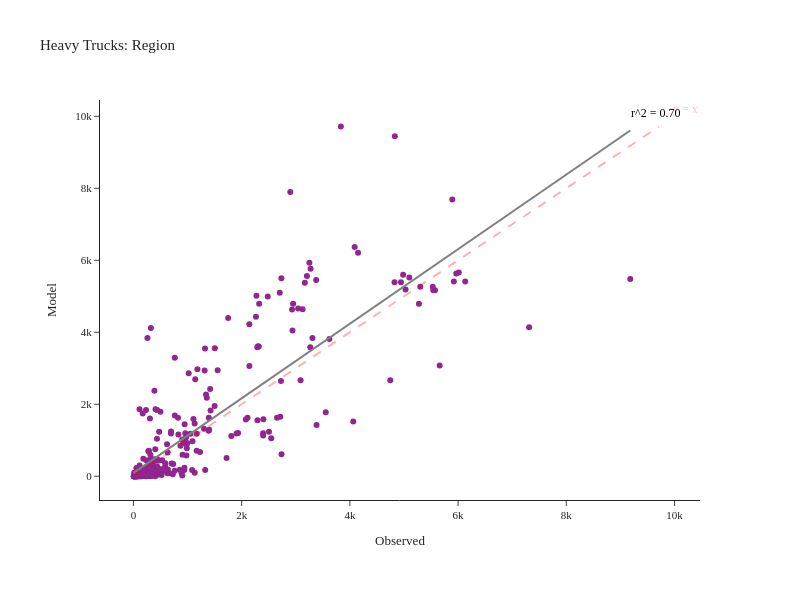

Notebook code for this chart:
### Code cell
fig = create_truck_chart(df_daily_heavy, 'Heavy')
fig.show()

### Figure 1 — Plotly figure (JSON) as saved in the notebook; plotly's stock layout.template omitted (floating-point values rounded to 4 significant figures; data arrays with more than 128 entries replaced by an {"elided": "..."} marker saying what was removed)
{"data": [{"customdata": {"elided": "348x2 str values"}, "hovertemplate": "Observed=%{x}<br>Model=%{y}<br>location=%{customdata[0]}<br>County=%{customdata[1]}<extra></extra>", "legendgroup": "", "line": {"color": "Grey", "width": 2}, "marker": {"color": "#91268F", "symbol": "circle"}, "mode": "markers", "name": "", "orientation": "v", "showlegend": false, "type": "scatter", "x": {"elided": "348 int values"}, "xaxis": "x", "y": {"elided": "348 int values"}, "yaxis": "y"}, {"hovertemplate": "Observed=%{x}<br>Model=%{y}<extra></extra>", "legendgroup": "", "line": {"color": "Grey", "dash": "solid", "width": 2}, "marker": {"symbol": "circle"}, "mode": "lines", "name": "", "orientation": "v", "showlegend": false, "type": "scatter", "x": [0.0, 92.76, 185.5, 278.3, 371.0, 463.8, 556.5, 649.3, 742.1, 834.8, 927.6, 1020.0, 1113.0, 1206.0, 1299.0, 1391.0, 1484.0, 1577.0, 1670.0, 1762.0, 1855.0, 1948.0, 2041.0, 2133.0, 2226.0, 2319.0, 2412.0, 2504.0, 2597.0, 2690.0, 2783.0, 2875.0, 2968.0, 3061.0, 3154.0, 3247.0, 3339.0, 3432.0, 3525.0, 3618.0, 3710.0, 3803.0, 3896.0, 3989.0, 4081.0, 4174.0, 4267.0, 4360.0, 4452.0, 4545.0, 4638.0, 4731.0, 4823.0, 4916.0, 5009.0, 5102.0, 5194.0, 5287.0, 5380.0, 5473.0, 5565.0, 5658.0, 5751.0, 5844.0, 5936.0, 6029.0, 6122.0, 6215.0, 6308.0, 6400.0, 6493.0, 6586.0, 6679.0, 6771.0, 6864.0, 6957.0, 7050.0, 7142.0, 7235.0, 7328.0, 7421.0, 7513.0, 7606.0, 7699.0, 7792.0, 7884.0, 7977.0, 8070.0, 8163.0, 8255.0, 8348.0, 8441.0, 8534.0, 8626.0, 8719.0, 8812.0, 8905.0, 8997.0, 9090.0, 9183.0], "xaxis": "x", "y": [95.14, 191.2, 287.3, 383.4, 479.4, 575.5, 671.6, 767.7, 863.7, 959.8, 1056.0, 1152.0, 1248.0, 1344.0, 1440.0, 1536.0, 1632.0, 1728.0, 1824.0, 1921.0, 2017.0, 2113.0, 2209.0, 2305.0, 2401.0, 2497.0, 2593.0, 2689.0, 2785.0, 2881.0, 2977.0, 3073.0, 3170.0, 3266.0, 3362.0, 3458.0, 3554.0, 3650.0, 3746.0, 3842.0, 3938.0, 4034.0, 4130.0, 4226.0, 4322.0, 4419.0, 4515.0, 4611.0, 4707.0, 4803.0, 4899.0, 4995.0, 5091.0, 5187.0, 5283.0, 5379.0, 5475.0, 5571.0, 5668.0, 5764.0, 5860.0, 5956.0, 6052.0, 6148.0, 6244.0, 6340.0, 6436.0, 6532.0, 6628.0, 6724.0, 6820.0, 6916.0, 7013.0, 7109.0, 7205.0, 7301.0, 7397.0, 7493.0, 7589.0, 7685.0, 7781.0, 7877.0, 7973.0, 8069.0, 8165.0, 8262.0, 8358.0, 8454.0, 8550.0, 8646.0, 8742.0, 8838.0, 8934.0, 9030.0, 9126.0, 9222.0, 9318.0, 9414.0, 9511.0, 9607.0], "yaxis": "y"}], "layout": {"annotations": [{"align": "right", "font": {"color": "pink", "size": 12}, "showarrow": false, "text": "y = x", "x": 10200.0, "y": 10200.0}, {"align": "right", "font": {"color": "black", "size": 12}, "showarrow": false, "text": "r^2 = 0.70", "x": 9642.0, "y": 10090.0}], "height": 600, "legend": {"tracegroupgap": 0}, "margin": {"b": 100, "l": 100, "r": 100, "t": 100}, "shapes": [{"line": {"color": "Red", "dash": "dash", "width": 2}, "type": "line", "x0": 0, "x1": 9718, "y0": 0, "y1": 9718}], "title": {"text": "Heavy Trucks: Region"}, "width": 800, "xaxis": {"anchor": "y", "domain": [0.0, 1.0], "title": {"text": "Observed"}}, "yaxis": {"anchor": "x", "domain": [0.0, 1.0], "title": {"text": "Model"}}}}
